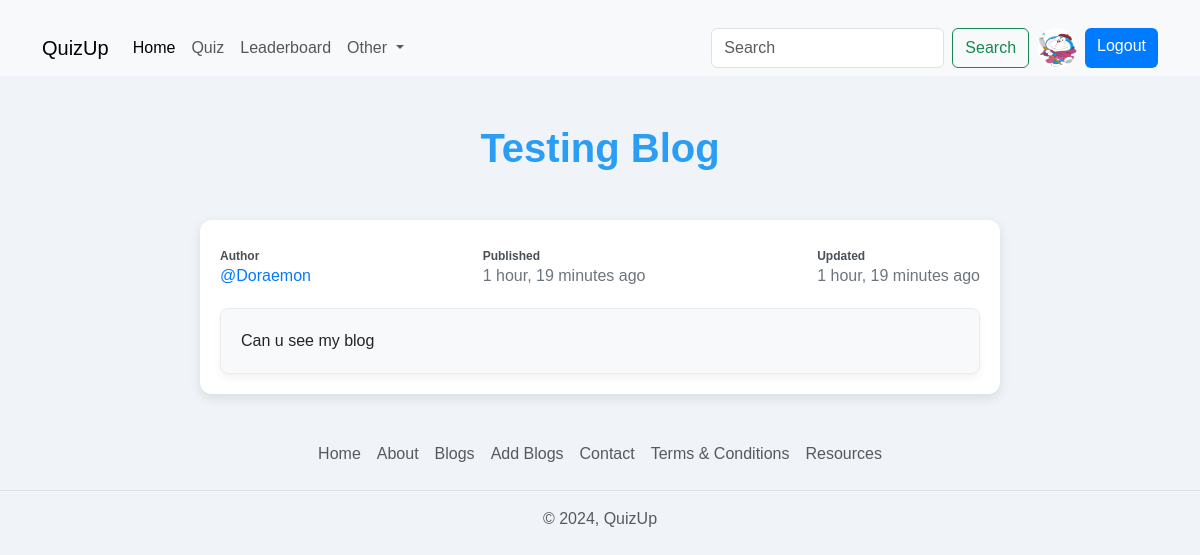
/blogs/3 (signed in), run on the app's committed database.
### account/models.py (models this page shows, shortened)
class Profile(models.Model):
    user = models.OneToOneField(User, on_delete=models.CASCADE, null=True, verbose_name='User Object') #verbose_name
    bio = models.TextField(blank=True, null=True)
    profile_img = models.ImageField(upload_to='profile_images', default='user.png', blank=True, null=True, verbose_name='Profile Pic')
    location = models.CharField(max_length=100, blank=True, null=True)
    GENDER = (
        ('Male', 'Male'),
        ('Female', 'Female'),
        ('Other', 'Other'),
    )
    gender = models.CharField(max_length=6, choices=GENDER, blank=True, null=True)

### base/models.py (models this page shows, shortened)
class Blog(models.Model):
  title = models.CharField(max_length=255)
  content = RichTextField()
  author = models.ForeignKey('auth.User', on_delete=models.CASCADE)
  STATUS = (
        ('public', 'Public'),
        ('private', 'Private'),
    )
  status = models.CharField(max_length=7, choices=STATUS)
  created_at = models.DateTimeField(auto_now_add=True)
  updated_at = models.DateTimeField(auto_now=True)

### base/views.py (the view)
# urls.py: path('blogs/<str:blog_id>', views.blog_view, name='blog'),
@login_required(login_url='login')
def blog_view(request, blog_id):
    blog = get_object_or_404(Blog, pk=blog_id)
    context = {"blog": blog}
    return render(request, "blog.html", context)

### templates/blog.html (shortened to what this page needs)
{% extends 'index.html' %}
{% block content %}
<h1 class="display-4 text-center my-5 blog-title">{{blog.title|title}}</h1>
<main class="blog-main">
    <div class="container blog-container">
        <div class="d-flex justify-content-between blog-info">
            <div class="blog-author">
                <sub>Author</sub><br>
                <a href="{% url 'profile' blog.author.username %}" class="author-link">@{{blog.author.username}}</a>
            </div>
            <div class="blog-published">
                <sub>Published</sub><br>
                <span class="time-since">{{blog.created_at|timesince}} ago</span>
            </div>
            <div class="blog-updated">
                <sub>Updated</sub><br>
                <span class="time-since">{{blog.updated_at|timesince}} ago</span>
            </div>
        </div>
        <article class="blog-post-content">
            {{blog.content|safe}}
        </article>
    </div>
</main>
{% endblock content %}

### templates/components/navbar.html (shortened to what this page needs)
<nav class="navbar navbar-expand-lg bg-body-tertiary d-none d-lg-block">
    <div class="container">
        <a class="navbar-brand" href="{% url 'home' %}">QuizUp</a>
        <div class="collapse navbar-collapse" id="navbarSupportedContent">
            <ul class="navbar-nav me-auto mb-2 mb-lg-0">
                <li class="nav-item">
                    <a class="nav-link active" aria-current="page" href="{% url 'home' %}">Home</a>
                </li>
                <li class="nav-item">
                    <a class="nav-link" href="{% url 'all_quiz' %}">Quiz</a>
                </li>
                <li class="nav-item">
                    <a class="nav-link" href="{% url 'leaderboard' %}">Leaderboard</a>
                </li>
                <li class="nav-item dropdown">
                    <a class="nav-link dropdown-toggle" href="#" role="button" data-bs-toggle="dropdown"
                        aria-expanded="false">
                        Other
                    </a>
                </li>
            </ul>
            <form class="d-flex" role="search" action="{% url 'search_users' %}">
                <input class="form-control me-2" type="search" name="q" placeholder="Search" aria-label="Search">
                <button class="btn btn-outline-success" type="submit">Search</button>
                {% if request.user.is_authenticated %}
                <a href="{% url 'profile' request.user.username %}" data-bs-toggle="tooltip" data-bs-placement="bottom" data-bs-title="@{{request.user.username}}" class="mx-2">
                    <img src="{{request.user.profile.profile_img.url}}" class="rounded-circle" width="40" height="40" alt="profile_img">
                </a>
                <a href="{% url 'logout' %}" class="btn btn-primary">Logout</a>
                {% else %}
                <a href="{% url 'login' %}" class="btn btn-primary ms-2">Login</a>
                {% endif %}
            </form>
        </div>
    </div>
</nav>

### static/css/style.css (style rules this page uses)
body { background-color: #f0f4f8; color: #333333; font-family: Arial, sans-serif; }
.blog-container { max-width: 800px; margin: 0 auto; background-color: #ffffff; padding: 20px; border-radius: 12px; box-shadow: 0 4px 12px rgba(0, 0, 0, 0.1); }
.blog-title { font-size: 2.5rem; color: #343a40; font-weight: bold; }
.blog-info { color: #6c757d; }
.blog-author sub, .blog-published sub, .blog-updated sub { color: #495057; font-weight: bold; }
.author-link { color: #007bff; text-decoration: none; }
.time-since { color: #6c757d; }
.blog-post-content { padding: 20px; border: 1px solid #e9ecef; border-radius: 8px; background-color: #f8f9fa; color: #212529; margin-top: 20px; box-shadow: 0 4px 8px rgba(0, 0, 0, 0.05); }
.btn { transition: transform 0.2s ease, box-shadow 0.2s ease; }
.container { margin-top: 20px; }
h1.display-4 { color: #2a9df4; }
.btn-primary { background-color: #007bff; border: none; }

### data on the page
Blog: title "Testing Blog", author.username "Doraemon", created_at "1 hour, 19 minutes", updated_at "1 hour, 19 minutes", content "Can u see my blog"
